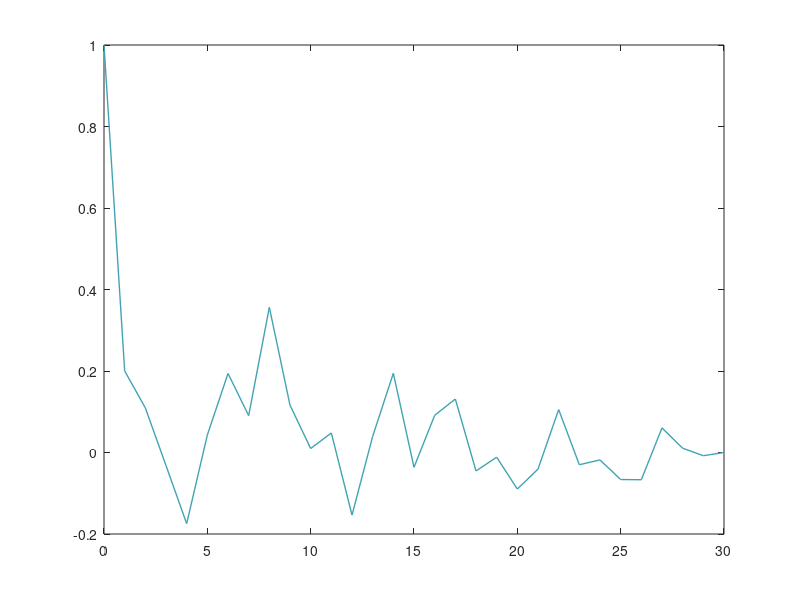

MATLAB code to generate this figure: (Note: this script raises an error after producing the figure.)
%{
--------------------------------------
TEST DI BIANCHEZZA SUL RUMORE GENERATO
--------------------------------------
Con la seguente funzione Anderson si vuole verificare se il rumore bianco
generato in precedenza sia effettivamente bianco.

Gli argomenti della funzione sono rispettivamente 'WN', 'alpha' e 'tau_max'
%}
function anderson = Anderson(~,~,~)

load('workspace_generazione.mat','WN');

%verifico media e varianza
fprintf('\n');
fprintf('La media di WN e: \n');
fprintf('%f', mean(WN));
fprintf('\n \n');
fprintf('La varianza di WN e: \n');
fprintf('%f', var(WN));
fprintf('\n');

WN = WN(:)'; %trasposto per il calcolo successivo di gamma

%beta si può ottenere tramite il comando 'norminv' che ci permette di avere
%il valore dell'ascissa che assume la distribuzione in corrispondenza del
%valore 'alpha/2'
alpha = 0.05;
beta = abs(norminv(alpha/2));
%beta = sqrt(2) * erfcinv(alpha);

fprintf('\n');
fprintf('Il coefficiente beta è: \n');
fprintf('%f', beta);
fprintf('\n');

%massimo valore del ritardo
tau_max = 30;

%Calcolo una stima della covarianza campionaria
%gamma = zeros(tau_max+1,1);

for t=0:tau_max
    gamma(t+1)=WN(1:tau_max-t)*WN(1+t:tau_max)';
end

fprintf('\nGamma vale: \n');
fprintf('%f', gamma);
fprintf('\n');

%Calcolo di una stima della varianza campionaria normalizzata:
%gamma(1) = una stima della varianza di WN
rho = gamma / gamma(1); 

%estremo dell'intervallo di confidenza 
estremo = beta/sqrt(tau_max);
fprintf('\nGli estremi di intervallo di confidenza sono: \n');
fprintf('%f', -estremo);
fprintf(' e ');
fprintf('%f', estremo);
fprintf('\n');

%grafico della stima di covarianza ottenuta
figure('Name','Stima della covarianza campionaria normalizzata')
indice=0:tau_max;
plot(indice,rho,'Color',[0.252 0.638 0.7],'LineWidth',1);
hold on;
sup = yline(estremo,'Color',[0.752 0.438 0.4],'LineWidth',1);
inf = yline(-estremo,'Color',[0.752 0.798 0.2],'LineWidth',1);
hold off;
title('Grafico di una stima di \rho(\tau)');
xlabel('Ritardo \tau');
ylabel('\rho(\tau)');
grid on;

%Calcolo dei valori che cadono al di fuori dell'intervallo dato
out = 0;
if abs(rho) > estremo
out = out + 1;
end 

fprintf('\n');
fprintf('Il numero dei valori che cadono al di fuori è: \n');
fprintf('%d', out);
fprintf('\n');

%verifico se il test è bianco oppure no
if (out/tau_max) < alpha
    anderson = 'Il segnale generato WN è BIANCO';
else 
    anderson = 'Il segnale generato WN NON è BIANCO';
end
end
